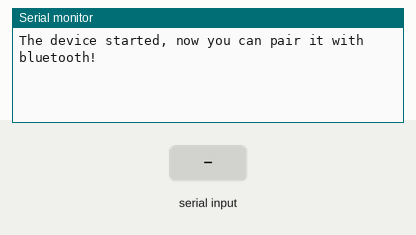
Recording of a sketch running on a simulated ESP32. Parts: the last lines printed to the serial monitor. Inputs (shaded band) come from the test bench. Nothing arrives over Bluetooth unless stated.

Above: at 1.2 s.
1.3 s: "1" received over the second serial link
At 2.3 s:
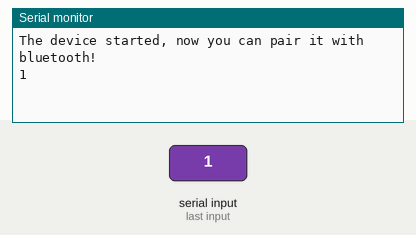
2.8 s: "0" received over the second serial link
At 3.3 s:
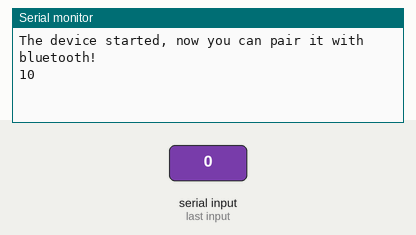

Measured:
- after the input at 1.3 s, the serial monitor: prints a new line at once (image 1)
- after the input at 2.8 s, the serial monitor: prints a new line at once (image 2)

The sketch:

BT_Test.ino
```cpp
#include "BluetoothSerial.h"
String device_name = "Watis_BT";  //<--- Replace with your name
BluetoothSerial SerialBT;

void setup() {
  Serial.begin(9600);
  SerialBT.begin(device_name); //Bluetooth device name
  Serial.println("The device started, now you can pair it with bluetooth!");
}

void loop() {
  if (Serial.available()) {
    SerialBT.write(Serial.read());
  }
  if (SerialBT.available()) {
    Serial.write(SerialBT.read());
  }
  delay(20);
}
```
